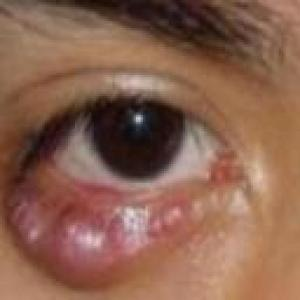
#> input picture test_images/manual/17_jpg.rf.612b22b7e707fc3dbe5e13b6cca5dadf.jpg, 300 x 300 px
$ python -i eye_detector.py   (imports and definitions only)
#> lines starting #> are read from the running program, lines starting #| are printed output that depends on the picture
"""
src/preprocessing/eye_detector.py
---------------------------------
Automated ocular region detection and eye-focused cropping.
Uses OpenCV Haar Cascades to locate the eye in a macro close-up or face frame,
provides real-time positional guidance, and produces aspect-ratio-preserving ocular crops.

Clinical Safety Disclaimer:
Ocular detection confirms eye-region framing only; it does NOT confirm that the
inner palpebral conjunctiva or sclera is properly visible or everted.
Forceful or painful eyelid manipulation must never be encouraged.
"""

import os
from typing import Dict, Any, Optional, Tuple, Union
import numpy as np
from PIL import Image

try:
    import cv2  # type: ignore
    OPENCV_AVAILABLE = True
    CASCADE_DIR = cv2.data.haarcascades
    EYE_CASCADE_PATH = os.path.join(CASCADE_DIR, 'haarcascade_eye.xml')
    FACE_CASCADE_PATH = os.path.join(CASCADE_DIR, 'haarcascade_frontalface_default.xml')
    LEFT_EYE_PATH = os.path.join(CASCADE_DIR, 'haarcascade_lefteye_2splits.xml')
    RIGHT_EYE_PATH = os.path.join(CASCADE_DIR, 'haarcascade_righteye_2splits.xml')
except Exception:
    OPENCV_AVAILABLE = False
    EYE_CASCADE_PATH = ""
    FACE_CASCADE_PATH = ""
    LEFT_EYE_PATH = ""
    RIGHT_EYE_PATH = ""


def _load_cascade(path: str):
    if not OPENCV_AVAILABLE or not os.path.exists(path):
        return None
    try:
        cascade = cv2.CascadeClassifier(path)
        return cascade if not cascade.empty() else None
    except Exception:
        return None


# Module-level cached classifiers
_eye_cascade = None
_face_cascade = None
_left_eye_cascade = None
_right_eye_cascade = None


def get_eye_cascade():
    global _eye_cascade
    if _eye_cascade is None and OPENCV_AVAILABLE:
        _eye_cascade = _load_cascade(EYE_CASCADE_PATH)
    return _eye_cascade


def get_face_cascade():
    global _face_cascade
    if _face_cascade is None and OPENCV_AVAILABLE:
        _face_cascade = _load_cascade(FACE_CASCADE_PATH)
    return _face_cascade


# [12 lines left out: functions get_left_eye_cascade, get_right_eye_cascade, not called in this run]


def detect_ocular_region(
    image: Union[Image.Image, np.ndarray]
) -> Dict[str, Any]:
    """
    Detects the ocular region in an input image and computes optimal crop boundaries
    and positioning guidance.

    Returns:
        Dict containing detection status, bounding boxes, crop boundaries,
        actionable guidance, and clinical disclaimers.
    """
    # Standardize image to PIL and numpy grayscale
    if isinstance(image, np.ndarray):
        if image.ndim == 2:
            gray = image
            pil_img = Image.fromarray(image)
        elif image.ndim == 3 and image.shape[2] == 3:
            pil_img = Image.fromarray(image)
            gray = cv2.cvtColor(image, cv2.COLOR_RGB2GRAY) if OPENCV_AVAILABLE else np.array(pil_img.convert('L'))
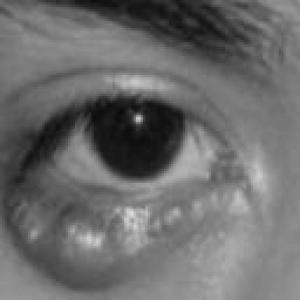
#> gray: shape (300, 300); min 8, max 222, mean 107.5
        else:
            pil_img = Image.fromarray(image)
            gray = np.array(pil_img.convert('L'))
    elif isinstance(image, Image.Image):
        pil_img = image.convert('RGB')
        gray = np.array(pil_img.convert('L'))
    else:
        return {
            "eye_detected": False,
            "eye_count": 0,
            "primary_eye_box": None,
            "crop_box": None,
            "aspect_ratio": 1.0,
            "is_macro_framing": False,
            "guidance": "Invalid image format.",
            "anatomical_disclaimer": "Automated eye detection failed due to invalid input."
        }

    img_w, img_h = pil_img.size
#> img_w = 300; img_h = 300

    if not OPENCV_AVAILABLE:
        # Fallback when OpenCV is not installed
        # Provide center crop for manual macro alignment
        cw = int(img_w * 0.6)
        ch = int(img_h * 0.6)
        cx = int((img_w - cw) / 2)
        cy = int((img_h - ch) / 2)
        return {
            "eye_detected": False,
            "eye_count": 0,
            "primary_eye_box": None,
            "crop_box": {"x": cx, "y": cy, "w": cw, "h": ch},
            "aspect_ratio": round(cw / ch, 3) if ch > 0 else 1.0,
            "is_macro_framing": True,
            "guidance": "Position one eye inside the manual reticle (10–15 cm close-up).",
            "anatomical_disclaimer": "Manual macro eye alignment fallback active."
        }

    eye_c = get_eye_cascade()
    face_c = get_face_cascade()

    # Step 1: Detect candidate eyes
    candidate_eyes = []
    if eye_c is not None:
        eyes = eye_c.detectMultiScale(
            gray,
            scaleFactor=1.1,
            minNeighbors=4,
            minSize=(int(min(img_w, img_h) * 0.08), int(min(img_w, img_h) * 0.08))
        )
#> eyes = [[48, 169, 119, 119], [19, 42, 200, 200]]
        if len(eyes) > 0:
            candidate_eyes.extend(list(eyes))

    # Supplemental search with dedicated left/right cascades if general eye missed
    if len(candidate_eyes) == 0:
        le_c = get_left_eye_cascade()
        re_c = get_right_eye_cascade()
        if le_c is not None:
            l_eyes = le_c.detectMultiScale(gray, 1.1, 4, minSize=(30, 30))
            if len(l_eyes) > 0:
                candidate_eyes.extend(list(l_eyes))
        if re_c is not None:
            r_eyes = re_c.detectMultiScale(gray, 1.1, 4, minSize=(30, 30))
            if len(r_eyes) > 0:
                candidate_eyes.extend(list(r_eyes))

    # Step 2: Check for full-face presence to guide user
    full_face_present = False
    if face_c is not None:
        faces = face_c.detectMultiScale(gray, 1.1, 4, minSize=(60, 60))
#> faces = ()
        for (fx, fy, fw, fh) in faces:
            if fw / img_w >= 0.25 or fh / img_h >= 0.25 or (fw * fh) / (img_w * img_h) >= 0.06:
                full_face_present = True
                break
#> this loop made 0 passes

    if len(candidate_eyes) == 0:
        # No eye detected
        if full_face_present:
            guidance = "Full face detected. Move closer — keep one eye inside the frame."
        else:
            guidance = "No eye detected. Bring one eye into the center frame (10–15 cm close-up)."

        # Provide a default center macro framing box for manual fallback
        cw = int(img_w * 0.65)
        ch = int(img_h * 0.55)
        cx = int((img_w - cw) / 2)
        cy = int((img_h - ch) / 2)

        return {
            "eye_detected": False,
            "eye_count": 0,
            "primary_eye_box": None,
            "crop_box": {"x": cx, "y": cy, "w": cw, "h": ch},
            "aspect_ratio": round(cw / ch, 3) if ch > 0 else 1.0,
            "is_macro_framing": False,
            "guidance": guidance,
            "anatomical_disclaimer": "No ocular region detected. Position eye closer to camera."
        }

    # Step 3: Select primary eye
    # In macro eye photography, the primary eye is the largest and closest to center
    def eye_score(box):
        bx, by, bw, bh = box
#> bx = 48; by = 169; bw = 119; bh = 119
        area = bw * bh
#> area = 14161
        cx = bx + bw / 2
#> cx = 107.5
        cy = by + bh / 2
#> cy = 228.5
        dist_from_center = np.sqrt((cx - img_w / 2) ** 2 + (cy - img_h / 2) ** 2)
#> dist_from_center = 89.27
        # Higher score = larger area, closer to center
        return area / (dist_from_center + 50.0)

    best_eye = max(candidate_eyes, key=eye_score)
#> best_eye = [19, 42, 200, 200]
    ex, ey, ew, eh = [int(v) for v in best_eye]
#> ex = 19; ey = 42; ew = 200; eh = 200

    # Step 4: Expand eye bounding box to include surrounding sclera, lids, and conjunctiva
    # Generous anatomical padding: preserves both upper and lower eyelids, cilia margins, and palpebral folds
    pad_x = int(ew * 0.75)
#> pad_x = 150
    pad_top = int(max(eh * 1.5, ew * 0.85))
#> pad_top = 300
    pad_bot = int(max(eh * 1.8, ew * 0.95))
#> pad_bot = 360

    cx = max(0, ex - pad_x)
#> cx = 0
    cy = max(0, ey - pad_top)
#> cy = 0
    cw = min(img_w - cx, ew + 2 * pad_x)
#> cw = 300
    ch = min(img_h - cy, eh + pad_top + pad_bot)
#> ch = 300

    # Ensure minimum width and height
    cw = max(cw, 50)
    ch = max(ch, 50)

    is_macro = (cw / img_w >= 0.20) or (ew / img_w >= 0.15)
#> is_macro = True

    if not is_macro:
        guidance = "Move closer to frame the eye clearly."
    elif full_face_present and len(candidate_eyes) >= 2:
        guidance = "Keep one eye inside the frame — move closer for a close-up macro view."
    else:
        guidance = "Keep one eye inside the frame. Hold steady to capture."

    return {
        "eye_detected": True,
        "eye_count": len(candidate_eyes),
        "primary_eye_box": {"x": ex, "y": ey, "w": ew, "h": eh},
        "crop_box": {"x": cx, "y": cy, "w": cw, "h": ch},
        "aspect_ratio": round(cw / ch, 3) if ch > 0 else 1.0,
        "is_macro_framing": is_macro,
        "guidance": guidance,
        "anatomical_disclaimer": (
            "Ocular region detection aids framing only; it does not confirm that "
            "the inner palpebral or forniceal conjunctiva is properly visible."
        )
    }


# [48 lines left out: function crop_ocular_image, not called in this run]

>>> import cv2
>>> picture = cv2.cvtColor(cv2.imread('../../test_images/manual/17_jpg.rf.612b22b7e707fc3dbe5e13b6cca5dadf.jpg'), cv2.COLOR_BGR2RGB)
>>> result = detect_ocular_region(picture)
#> result = 8 items

$ run again, on test_images/manual/20200118_164733.jpg
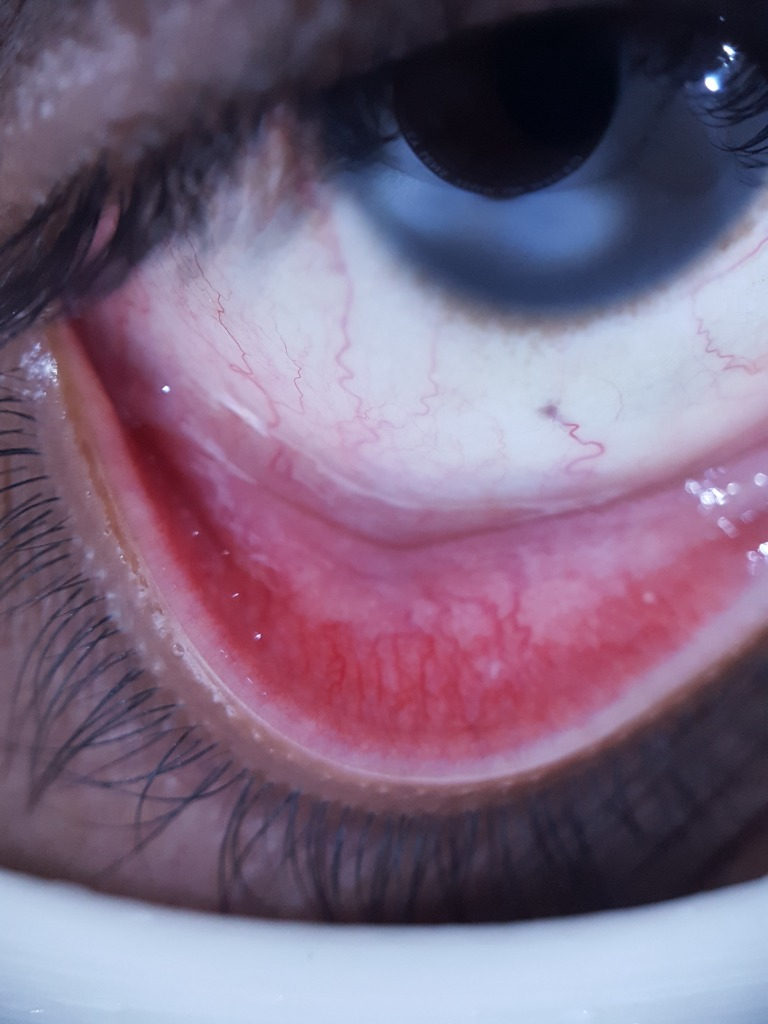
#> input picture test_images/manual/20200118_164733.jpg, 768 x 1024 px
#> in detect_ocular_region, `gray = cv2.cvtColor(image, cv2.COLOR_RGB2GRAY) if OPENCV_AVAILABLE els..`:
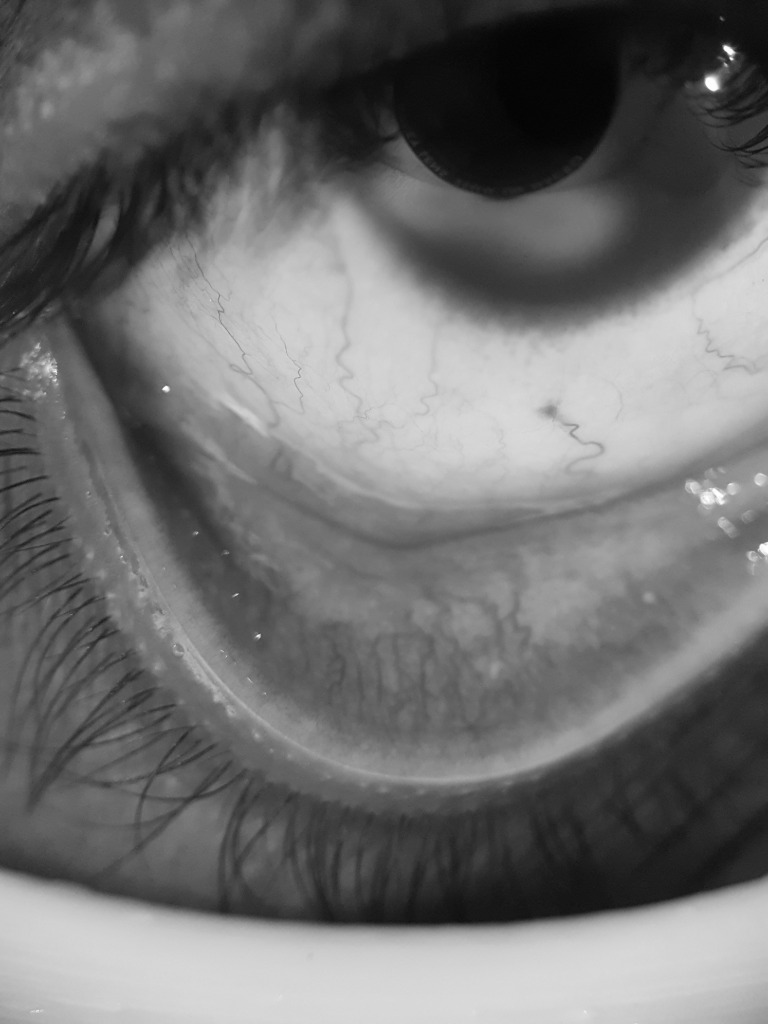
#> gray: shape (1024, 768); min 2, max 255, mean 111.6
#> eyes = ()
#> result = 8 items

$ run again, on test_images/manual/25.jpg
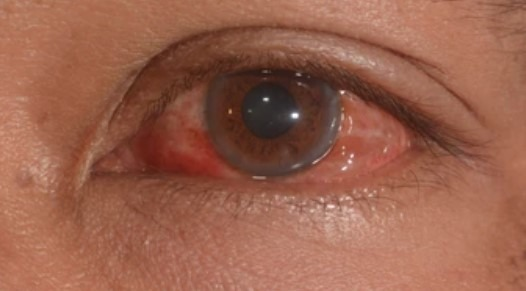
#> input picture test_images/manual/25.jpg, 526 x 291 px
#> in detect_ocular_region, `gray = cv2.cvtColor(image, cv2.COLOR_RGB2GRAY) if OPENCV_AVAILABLE els..`:
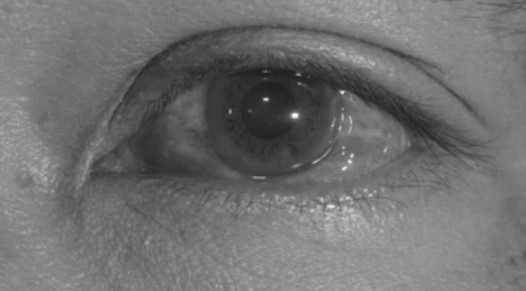
#> gray: shape (291, 526); min 29, max 254, mean 111.7
#> eyes = [[224, 52, 105, 105]]
#> faces = ()
#> bx = 224; by = 52; bw = 105
#> area = 11025
#> in eye_score, `cx = bx + bw / 2`: cx = 276.5
#> in eye_score, `cy = by + bh / 2`: cy = 104.5
#> dist_from_center = 43.17
#> best_eye = [224, 52, 105, 105]
#> ex = 224; ey = 52; ew = 105
#> pad_x = 78
#> pad_top = 157
#> pad_bot = 189
#> in detect_ocular_region, `cx = max(0, ex - pad_x)`: cx = 146
#> in detect_ocular_region, `cy = max(0, ey - pad_top)`: cy = 0
#> cw = 261
#> ch = 291
#> is_macro = True
#> result = 8 items

$ run again, on test_images/manual/2.png
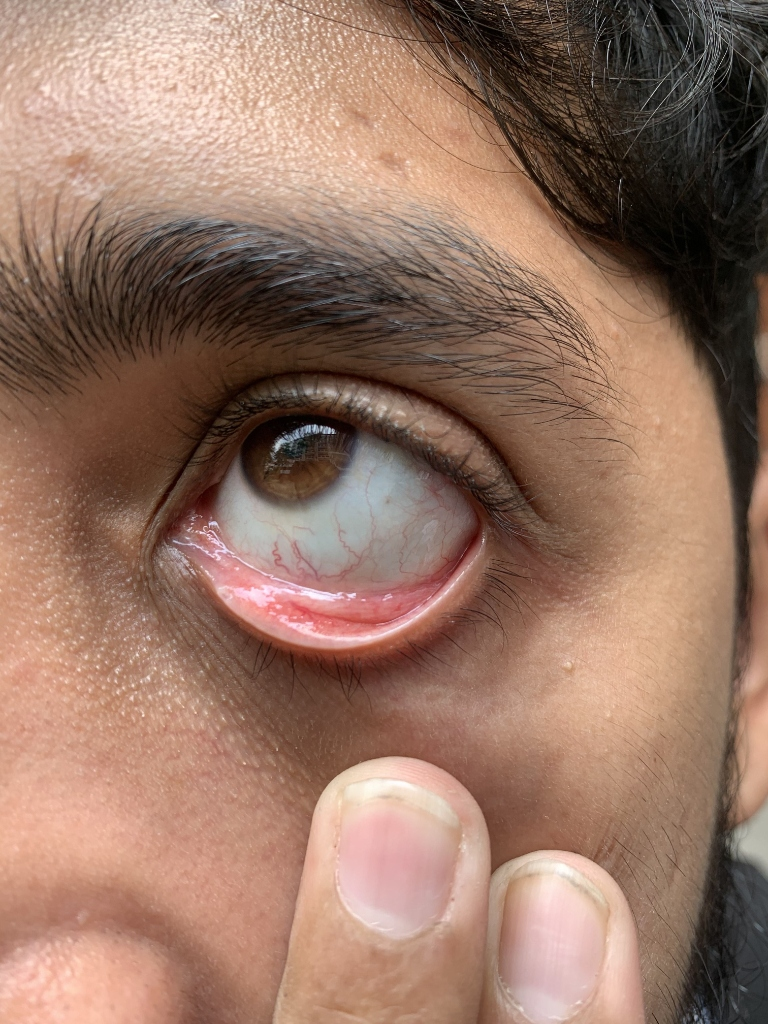
#> input picture test_images/manual/2.png, 768 x 1024 px
#> in detect_ocular_region, `gray = cv2.cvtColor(image, cv2.COLOR_RGB2GRAY) if OPENCV_AVAILABLE els..`:
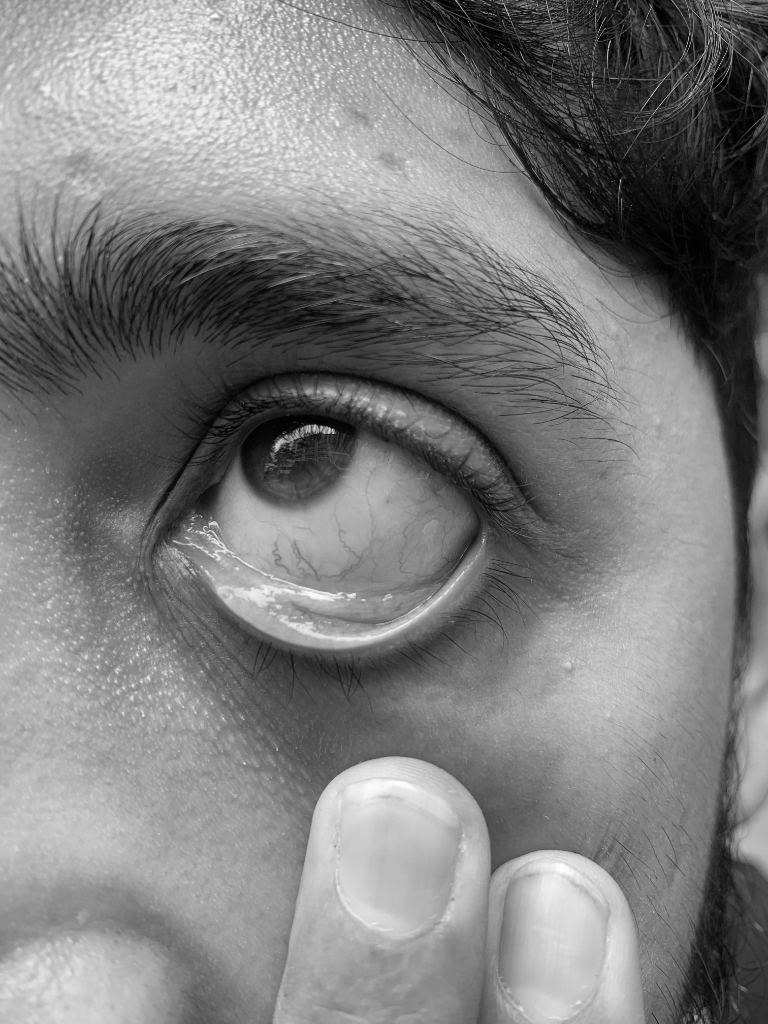
#> gray: shape (1024, 768); min 0, max 254, mean 125.4
#> eyes = [[232, 394, 121, 121], [227, 341, 192, 192]]
#> faces = ()
#> bx = 232; by = 394; bw = 121
#> area = 14641
#> in eye_score, `cx = bx + bw / 2`: cx = 292.5
#> in eye_score, `cy = by + bh / 2`: cy = 454.5
#> dist_from_center = 108.1
#> best_eye = [227, 341, 192, 192]
#> ex = 227; ey = 341; ew = 192
#> pad_x = 144
#> pad_top = 288
#> pad_bot = 345
#> in detect_ocular_region, `cx = max(0, ex - pad_x)`: cx = 83
#> in detect_ocular_region, `cy = max(0, ey - pad_top)`: cy = 53
#> cw = 480
#> ch = 825
#> is_macro = True
#> result = 8 items
